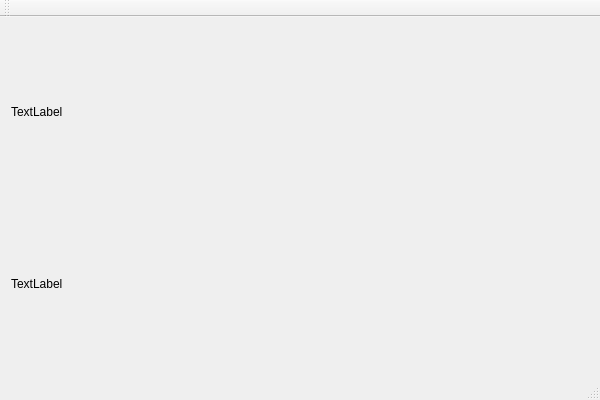
<?xml version="1.0" encoding="UTF-8"?>
<ui version="4.0">
 <class>PlaySocketVideoClass</class>
 <widget class="QMainWindow" name="PlaySocketVideoClass">
  <property name="geometry">
   <rect>
    <x>0</x>
    <y>0</y>
    <width>600</width>
    <height>400</height>
   </rect>
  </property>
  <property name="windowTitle">
   <string>PlaySocketVideo</string>
  </property>
  <widget class="QWidget" name="centralWidget">
   <layout class="QVBoxLayout" name="verticalLayout">
    <item>
     <widget class="QLabel" name="label">
      <property name="text">
       <string>TextLabel</string>
      </property>
     </widget>
    </item>
    <item>
     <widget class="QLabel" name="label_2">
      <property name="text">
       <string>TextLabel</string>
      </property>
     </widget>
    </item>
   </layout>
  </widget>
  <widget class="QMenuBar" name="menuBar">
   <property name="geometry">
    <rect>
     <x>0</x>
     <y>0</y>
     <width>600</width>
     <height>23</height>
    </rect>
   </property>
  </widget>
  <widget class="QToolBar" name="mainToolBar">
   <attribute name="toolBarArea">
    <enum>TopToolBarArea</enum>
   </attribute>
   <attribute name="toolBarBreak">
    <bool>false</bool>
   </attribute>
  </widget>
  <widget class="QStatusBar" name="statusBar"/>
 </widget>
 <layoutdefault spacing="6" margin="11"/>
 <resources>
  <include location="PlaySocketVideo.qrc"/>
 </resources>
 <connections/>
</ui>
